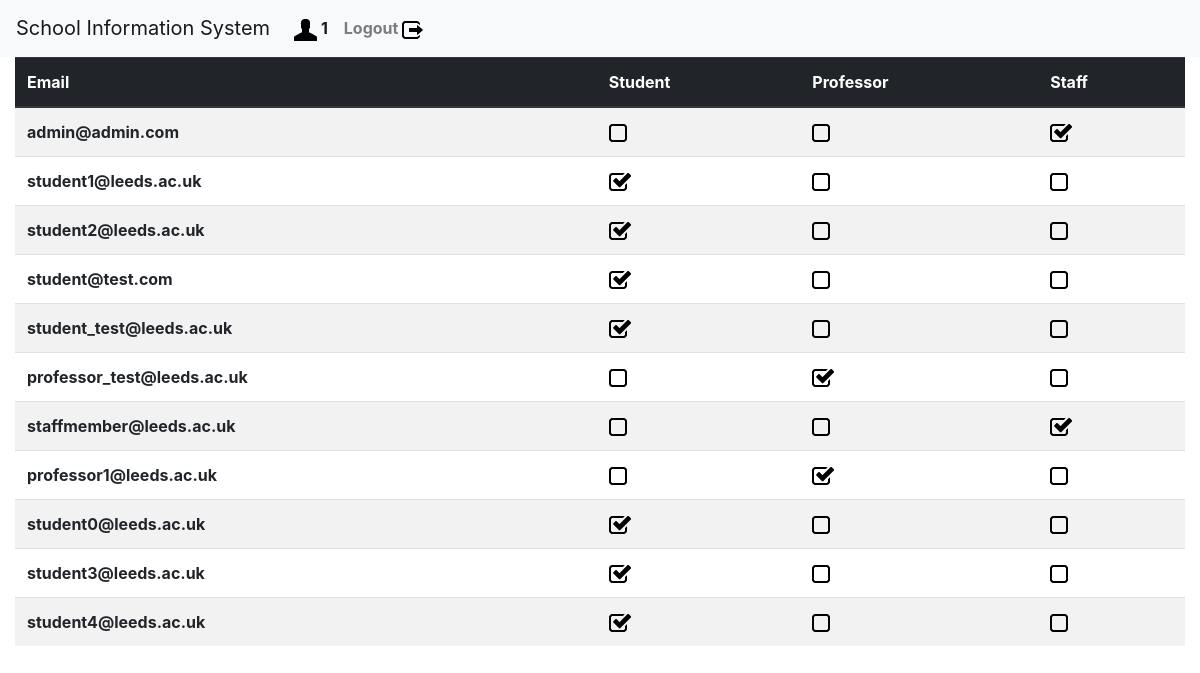
/display_users/ (signed in), run on the app's committed database.
### sis/models.py (models this page shows, shortened)
class User(AbstractBaseUser):
    email     = models.EmailField(max_length=255, unique=True)
    active    = models.BooleanField(default=True)
    student     = models.BooleanField(default=False)
    professor    = models.BooleanField(default=False)
    staff       = models.BooleanField(default=False)
    USERNAME_FIELD = 'email'
    REQUIRED_FIELD = []
    objects = UserManager()
    @property
    def is_student(self):
        return self.student
    @property
    def is_professor(self):
        return self.professor
    @property
    def is_staff(self):
        return self.staff
    @property
    def is_active(self):
        return self.active

### sis/views.py (the view)
# urls.py: path('display_users/', views.display_users, name="display_users"),
def display_users(request):
    if not request.user.is_staff:
        return HttpResponseRedirect('/login_user/')
    users = User.objects.all()
    user_list = []
    for user in users:
        user_dict = {}
        user_dict['id'] = user.id
        user_dict['email'] = user.email
        user_dict['is_student'] = user.is_student
        user_dict['is_professor'] = user.is_professor
        user_dict['is_staff'] = user.is_staff
        user_list.append(user_dict)
    return render(request,'sis/display_users.html', {'user_list':user_list})

### sis/templates/sis/display_users.html
{% extends 'sis/base.html' %}
{% block content %}
<div class="container-fluid">
  <div class="row">
                <table class="table table-striped">
                  <thead class="thead-dark">
                    <tr>
                      <th scope="col">Email</th>
                      <th scope="col">Student</th>
                      <th scope="col">Professor</th>
                      <th scope="col">Staff</th>
                    </tr>
                    <tbody>
                      {% load static %}
                      {% for user in user_list %}
                      <tr>
                        <th scope="row">{{user.email}}</th>
                        <td>
                          {% if user.is_student %}
                          <img src={% static 'images/checked.png' %} alt="Checked icon">
                          {% else %}
                          <img src={% static 'images/unchecked.png' %} alt="Unchecked icon">
                          {% endif %}
                        </td>
                        <td>
                          {% if user.is_professor %}
                          <img src={% static 'images/checked.png' %} alt="Checked icon">
                          {% else %}
                          <img src={% static 'images/unchecked.png' %} alt="Unchecked icon">
                          {% endif %}
                        </td>
                        <td>
                          {% if user.is_staff %}
                          <img src={% static 'images/checked.png' %} alt="Checked icon">
                          {% else %}
                          <img src={% static 'images/unchecked.png' %} alt="Unchecked icon">
                          {% endif %}
                        </td>
                      </tr>
                      {% endfor %}
                    </tbody>
                  </thead>
                </table>
  </div>
</div>
{% endblock %}

### sis/templates/sis/base.html (shortened to what this page needs)
<!DOCTYPE html>
<html lang="en">
<head>
<link rel="stylesheet" href="https://maxcdn.bootstrapcdn.com/bootstrap/4.0.0/css/bootstrap.min.css">
  {% load static %}
  <link rel='stylesheet' type="text/css" href={% static 'mystyle.css' %} />
</head>
<body>
  <nav class="navbar navbar-expand-lg navbar-light bg-light">
    <a class="navbar-brand" href="#">School Information System</a>
    <div class="collapse navbar-collapse" id="navbarNavAltMarkup">
      <div class="navbar-nav">
        {% if request.session.logged_in == 'logged_in' %}
        <a class="nav-item nav-link active" href="/{{request.session.permission}}_redirect/"><img src={% static 'images/user.png' %} alt="Plus Sign"><strong> {{request.session.username}}</strong></a>
        {% else %}
        <a class="nav-item nav-link active" href="{% url 'sis:index' %}" >SIS</a>
        {% endif %}
        {% if request.session.logged_in == 'logged_in' %}
        <a class="nav-link nav-link  mr-sm-2" href="{% url 'sis:logout_user' %}"><strong>Logout </strong><img src={% static 'images/log-out.png' %} alt="Log out Sign"></a>
        {% endif %}
      </div>
    </div>
  </nav>
<div class="container-fluid">
  {% block content %}
  {% endblock %}
</div>
</body>
</html>

### data on the page
User: email "admin@admin.com"
User: email "student1@leeds.ac.uk"
User: email "student2@leeds.ac.uk"
User: email "student@test.com"
User: email "student_test@leeds.ac.uk"
User: email "professor_test@leeds.ac.uk"
User: email "staffmember@leeds.ac.uk"
User: email "professor1@leeds.ac.uk"
User: email "student0@leeds.ac.uk"
User: email "student3@leeds.ac.uk"
User: email "student4@leeds.ac.uk"

### other printed values
{{ request.session.username }} "1"
